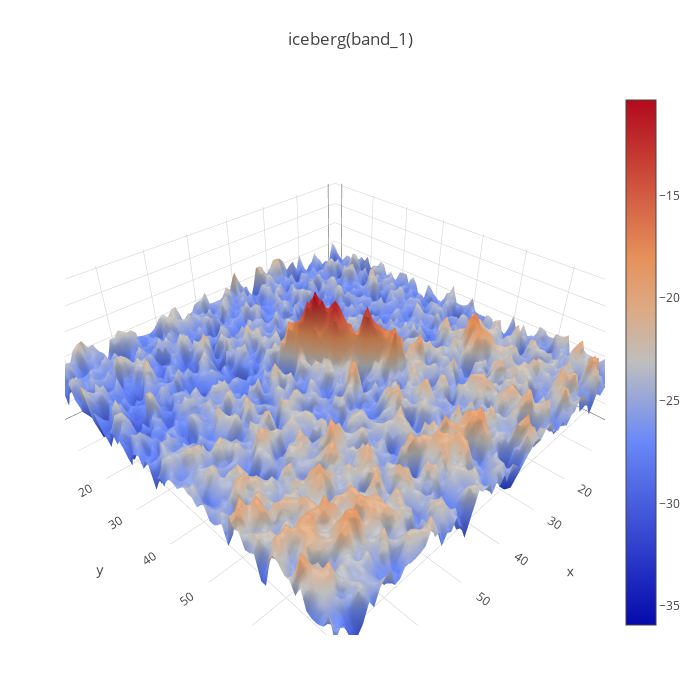
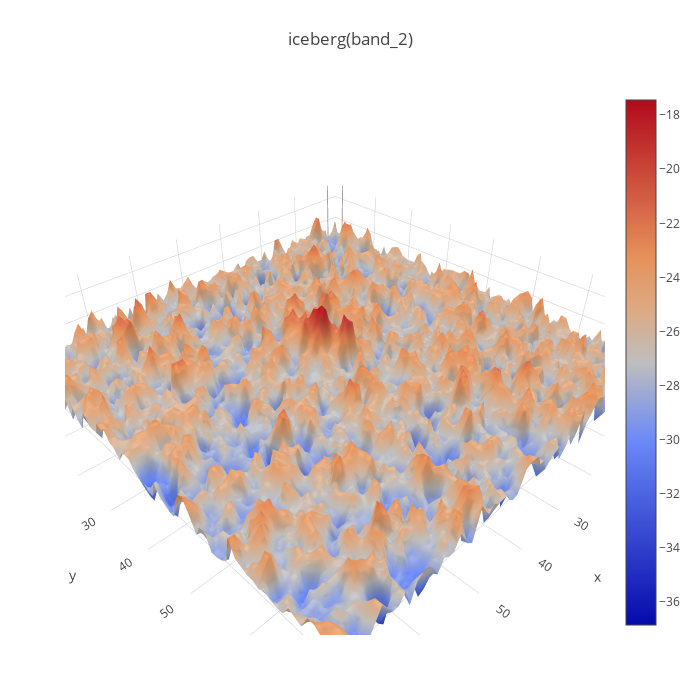

The notebook cell saved with these charts, in order:
### Code cell
plot3d(X_band_1[6:7, :, :], 'iceberg(band_1)')  # Index 6 
plot3d(X_band_2[6:7, :, :], 'iceberg(band_2)')  # Index 6

### Figure 1 — Plotly figure (JSON) as saved in the notebook; plotly's stock layout.template omitted (floating-point values rounded to 4 significant figures; data arrays with more than 128 entries replaced by an {"elided": "..."} marker saying what was removed)
{"data": [{"type": "surface", "z": {"elided": "75x75 float values"}}], "layout": {"autosize": false, "height": 700, "margin": {"b": 65, "l": 65, "r": 50, "t": 90}, "title": "iceberg(band_1)", "width": 700}}

### Figure 2 — Plotly figure (JSON) as saved in the notebook; plotly's stock layout.template omitted (floating-point values rounded to 4 significant figures; data arrays with more than 128 entries replaced by an {"elided": "..."} marker saying what was removed)
{"data": [{"type": "surface", "z": {"elided": "75x75 float values"}}], "layout": {"autosize": false, "height": 700, "margin": {"b": 65, "l": 65, "r": 50, "t": 90}, "title": "iceberg(band_2)", "width": 700}}
